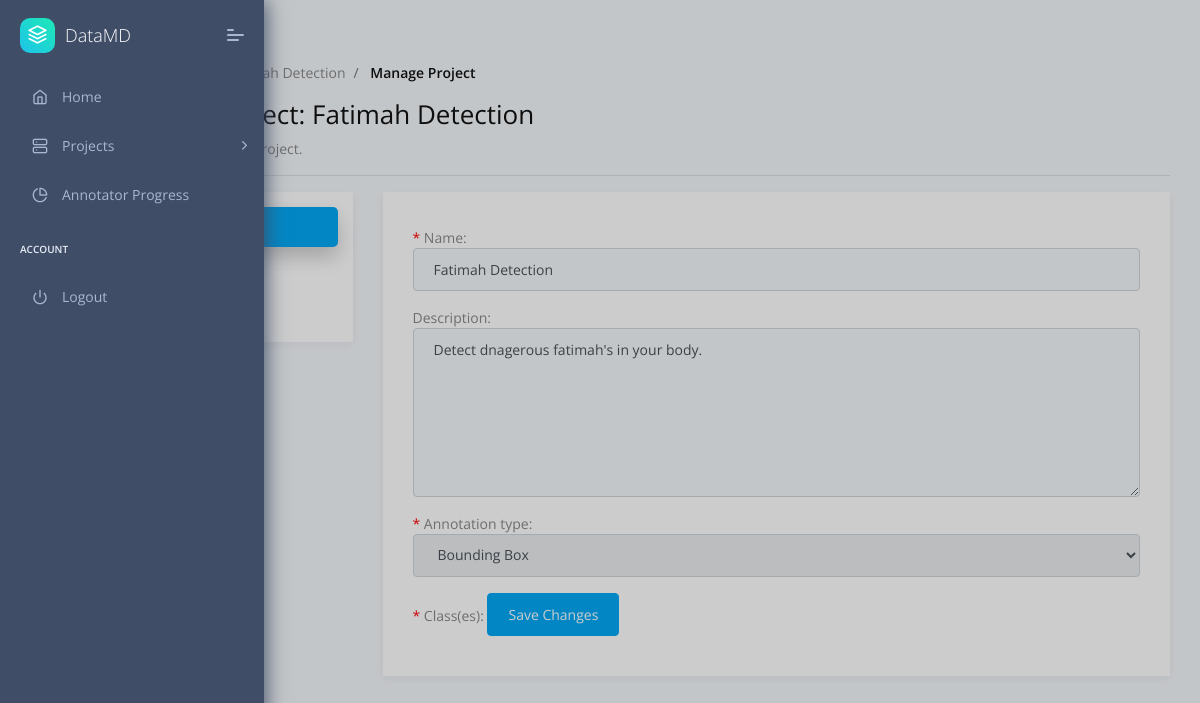
Screenshot of /dashboard/manage_project/10 (signed in) with the database file from the repository.
### annotator/models.py (models this page shows, shortened)
class Project(models.Model):
    def annotation_path(instance, filename):
        return os.path.join(
        'annotations',
        str(instance.manager.id),
        filename
    )
    name = models.CharField(max_length = 200)
    description = models.TextField(blank=True)
    annotation = models.FileField(null=True, blank=True, upload_to=annotation_path, storage=FileSystemStorage)
    createdAt = models.DateTimeField(auto_now_add = True)
    config = models.TextField(blank=True) # might switch to JSONField() if deemeded preferable
    annotation_type = models.ForeignKey(AnnotationType, null=True, on_delete=models.PROTECT) # dont delete type if project exists of said type
    manager = models.ForeignKey(User, on_delete=models.CASCADE, related_name="manager", limit_choices_to={'groups__name': 'manager_user_group'})
    annotators = models.ManyToManyField(User, blank=True, related_name="annotators", limit_choices_to={'groups__name': 'annotator_user_group'})

### annotator/views.py (the view, shortened to what this page needs)
# urls.py: path('dashboard/manage_project/<str:project_id>', views.manage_project, name="manage_project"),
@login_required
@user_passes_test(isManager)
def manage_project(request, project_id):
    error_messages = []
    success_messages = []
    warning_messages = []
    project = Project.objects.get(id = project_id)
    pending_invites = ProjectInvite.objects.filter(project = project, status = 'Pending')
    if project.manager != request.user:
        return redirect('dashboard')
    editInfoForm = ProjectForm(instance = project)
    editInfoForm.fields['annotation_type'].disabled = True
    annotation_classes = AnnotationClass.objects.filter(project = project)
    print(annotation_classes) # -- DEBUG
    addAnnotatorsForm = AddAnnotatorsForm()
    images = Image.objects.filter(project = project)
    print(images) # -- DEBUG
    annotated_images = images.exclude(annotation_class__isnull = True)
    unannotated_images = images.exclude(annotation_class__isnull = False)
    print("annotated: ", annotated_images) # -- DEBUG
    print("unannotated: ", unannotated_images) # -- DEBUG
    request = request
    template = APP_NAME + USER_GROUP_INFO[MANAGER]['directory'] + '/manage_project.html'
    context = { 'project': project,
        'editInfoForm': editInfoForm,
        'annotation_classes': annotation_classes,
        'pending_invites': pending_invites,
        'addAnnotatorsForm': addAnnotatorsForm,
        'error_messages': error_messages,
        'success_messages': success_messages,
        'warning_messages': warning_messages,
    } # all the variables you want to pass to context
    return render(
        request, # pass the http request argument
        template, # the template which represents function
        context # a dictionary which will be added to the template context
    )

### annotator/forms.py
class ProjectForm(forms.ModelForm):
    def __init__(self, *args, **kwargs):
        super(ProjectForm, self).__init__(*args, **kwargs)
        for field_name, field in self.fields.items():
            field.widget.attrs['class'] = 'form-control'
        self.fields['description'].widget.attrs['rows'] = '7'
        self.fields['description'].widget.attrs['placeholder'] = 'Project Description'
        self.fields['name'].widget.attrs['placeholder'] = 'Project Name'
    class Meta:
        model = Project
        fields = ['name', 'description', 'annotation_type']

class AddAnnotatorsForm(forms.Form):
    annotators = forms.ModelChoiceField(label = 'Annotators to Invite', widget=forms.SelectMultiple, queryset=User.objects.filter(groups__name='annotator_user_group'))
    def __init__(self, *args, **kwargs):
        super(AddAnnotatorsForm, self).__init__(*args, **kwargs)
        self.fields['annotators'].widget.attrs['class'] = 'select2-multiple'
        self.fields['annotators'].empty_label = None

### annotator/models.py (called while the page is built)
    def __str__(self):
        for type in self.choices:
            if type[0] == self.name:
                return type[1]

    def __str__(self):
        return self.name + " <-- " + self.project.name

### annotator/templatetags/check_group.py (called while the page is built)
@register.filter(name='has_group')
def has_group(user, group_name):
    return user.groups.filter(name=group_name).exists()

### annotator/views.py (called while the page is built)
def isManager(user):
    return user.groups.filter(name=MANAGER).exists()

### annotator/templates/annotator/managers/manage_project.html (shortened to what this page needs)
{% extends "layouts/base.html" %} {% block title %} Dashboard {% endblock %}
{% block stylesheets %} {% endblock stylesheets %} {% block content %}
<div class="pcoded-content">
  <div class="pcoded-inner-content">
    <div class="page-header">
      <div class="page-block">
        <div class="row align-items-center">
          <div class="col-md-12">
            <div class="page-header-title">
              <h5 class="m-b-10">Dashboard</h5>
            </div>
            <ul class="breadcrumb">
              <li class="breadcrumb-item">
                <a href="{% url 'dashboard' %}"
                  ></a>
              </li>
              <li class="breadcrumb-item">
                <a href="javascript:">Projects</a>
              </li>
              <li class="breadcrumb-item">
                <a href="javascript:">{{ project.name }}</a>
              </li>
              <li class="breadcrumb-item">
                <a href="javascript:">Manage Project</a>
              </li>
            </ul>
          </div>
        </div>
      </div>
    </div>
    <div class="main-body">
      <div class="page-wrapper">
        <h3>Manage Project: {{ project.name }}</h3>
        <p>Manage your existing project.</p>
        <hr />
        <div class="row">
          <div class="col-sm-12">
            <div class="row">
                <div class="col-md-3 col-sm-12">
                    <ul class="nav flex-column nav-pills" id="v-pills-tab" role="tablist" aria-orientation="vertical">
                        <li><a class="nav-link text-left active" id="v-pills-info-tab" data-toggle="pill" href="#v-pills-info" role="tab" aria-controls="v-pills-home" aria-selected="true">Info</a></li>
                        <li><a class="nav-link text-left" id="v-pills-annotators-tab" data-toggle="pill" href="#v-pills-annotators" role="tab" aria-controls="v-pills-profile" aria-selected="false">Annotators</a></li>
                        <li><a class="nav-link text-left" id="v-pills-images-tab" data-toggle="pill" href="#v-pills-images" role="tab" aria-controls="v-pills-messages" aria-selected="false">Images</a></li>
                    </ul>
                </div>
                <div class="col-md-9 col-sm-12">
                    <div class="tab-content" id="v-pills-tabContent">
                        <div class="tab-pane fade show active" id="v-pills-info" role="tabpanel" aria-labelledby="v-pills-info-tab">
                            {% include 'annotator/managers/manage_project_sub/info.html' %}
                        </div>
                    </div>
                </div>
            </div>
        </div>
        </div>
      </div>
    </div>
  </div>
</div>
{% endblock content %}

### annotator/templates/annotator/managers/manage_project_sub/info.html (shortened to what this page needs)
<form method="POST">
  {% for field in editInfoForm %}
  <p>
    {% if field.field.required %} <font color="red">*</font> {% endif %}
    {{field.label}}: {{field}}
  </p>
  {% endfor %}
  <font color="red">*</font> Class(es):
  <button type="submit" name="editInfoButton" class="btn btn-primary">
    Save Changes
  </button>
</form>

### rows the page displays
Project: name "Fatimah Detection", editInfoForm "Fatimah Detection" "Detect dnagerous fatimah's in your body." "Bounding Box"

### other values shown
{{ field.label }} "Name" "Description" "Annotation type"
